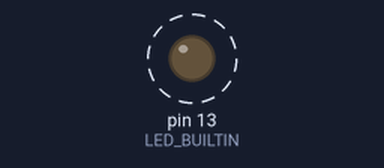
A sketch run on a simulated Arduino Uno, built with avr-gcc and run on an emulated ATmega328P. On the bench: output pins drawn as LEDs (lit = HIGH). Dashed ring = blinking. Pins used as bus, display or sensor lines are not drawn.

Above: at 0.02 s.
Timing chart, 0 to 3.0 s (numbered marks = the images above):
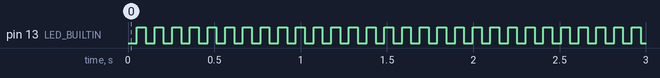

Measured:
- by itself, pin 13 (LED_BUILTIN): alternates HIGH for 0.05 s and LOW for 0.05 s

The sketch:

Pulse.ino
```cpp
// Basic sketch for setting up stimulation trigger for OpenXstim
// For any queries please contact: md.malam@connect.polyu.hk
#define Hz 20 // set your stimulation frequency
#define burst 10 // set your pulse number in the burst

#define LOGIC_IN1 9
#define LOGIC_IN2 10
void setup() {
  pinMode(LED_BUILTIN, OUTPUT);
  pinMode(LOGIC_IN1, OUTPUT);
  pinMode(LOGIC_IN2, OUTPUT);
}
void loop() {
  for (int i=0; i<burst; i++) {
    // positive phase
    digitalWrite(LOGIC_IN1, LOW);
    digitalWrite(LOGIC_IN2, HIGH);
    delayMicroseconds(50);

    // negetive phase
    digitalWrite(LOGIC_IN1, HIGH);
    digitalWrite(LOGIC_IN2, LOW);
    delayMicroseconds(50);
  }

  // stimulation delay
  digitalWrite(LOGIC_IN1, LOW);
  digitalWrite(LOGIC_IN2, LOW);
  delay(1000/Hz);
  digitalWrite(LED_BUILTIN, !digitalRead(LED_BUILTIN)); // toggle LED
}
```
